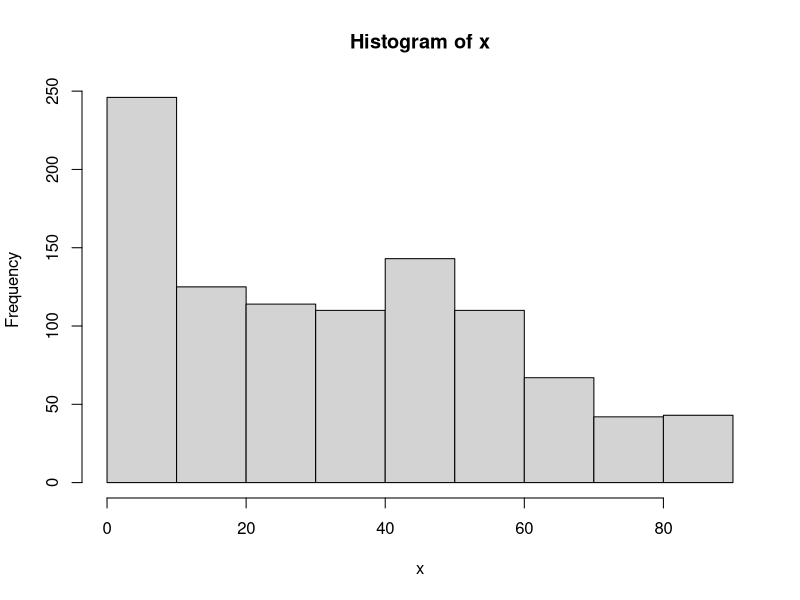
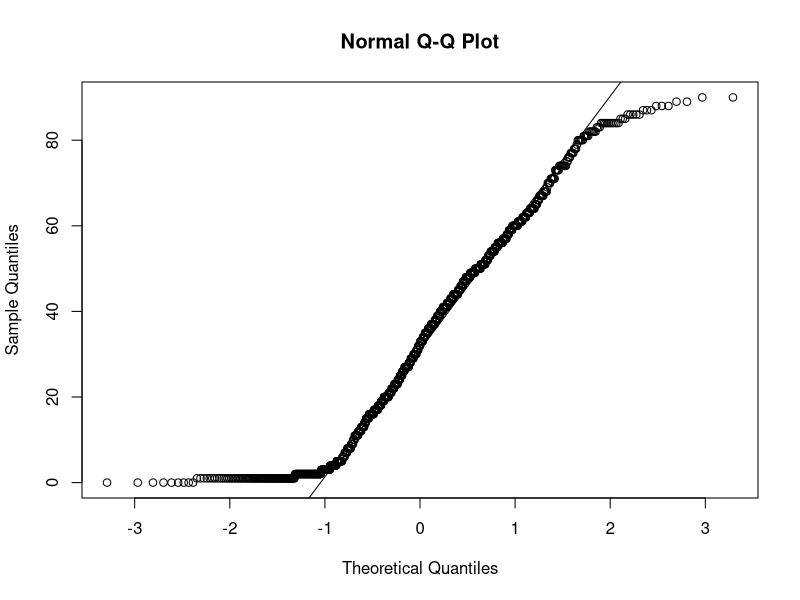
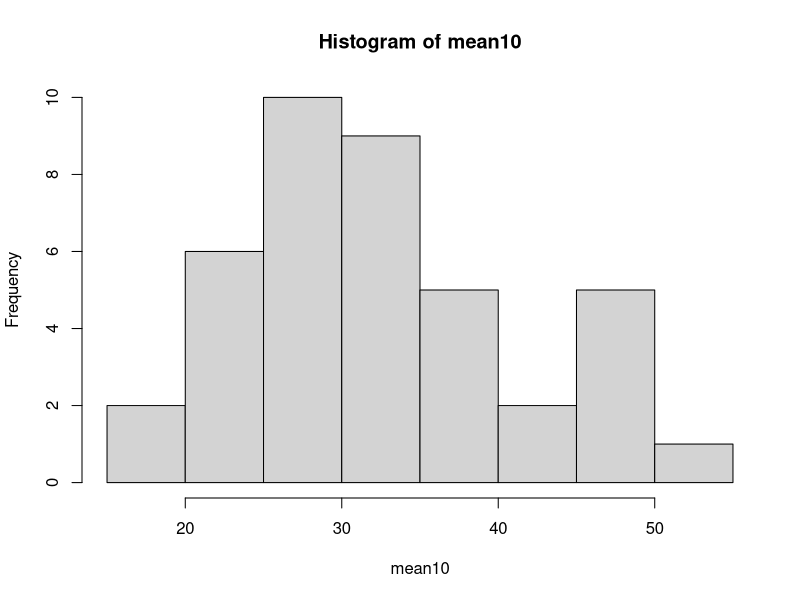
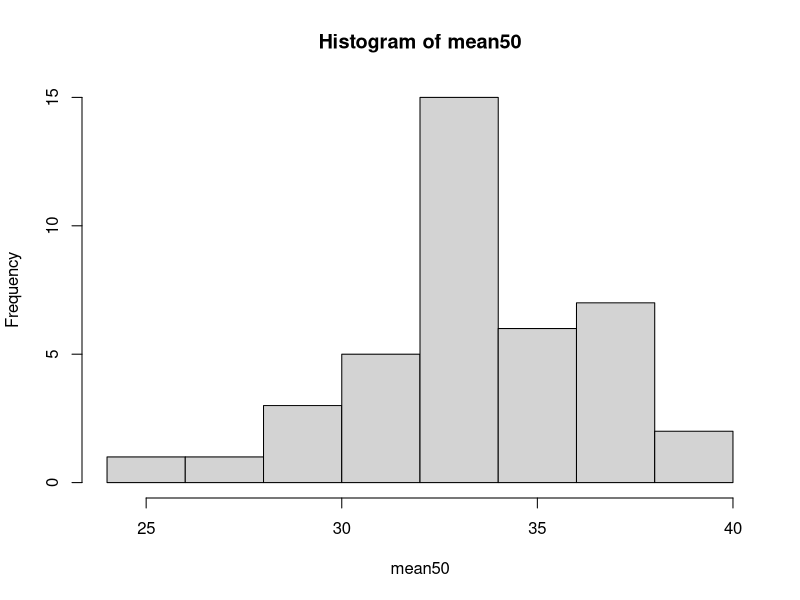
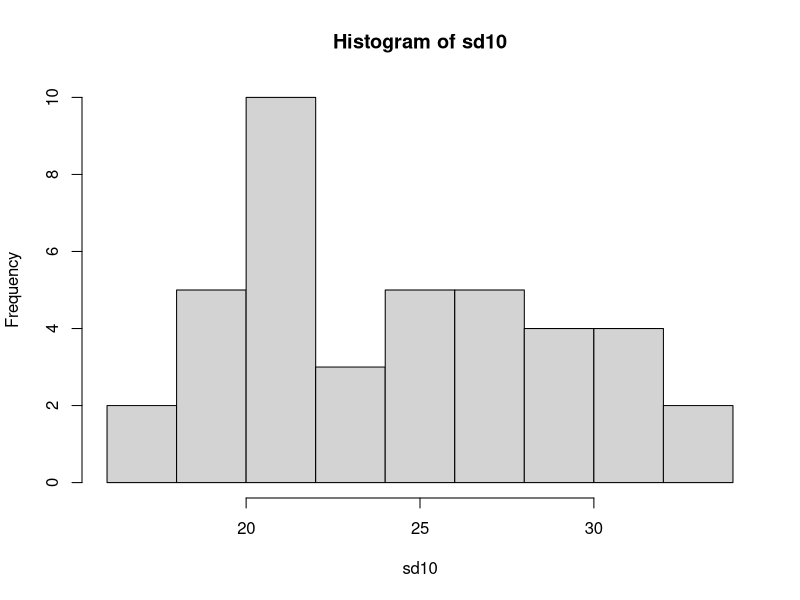
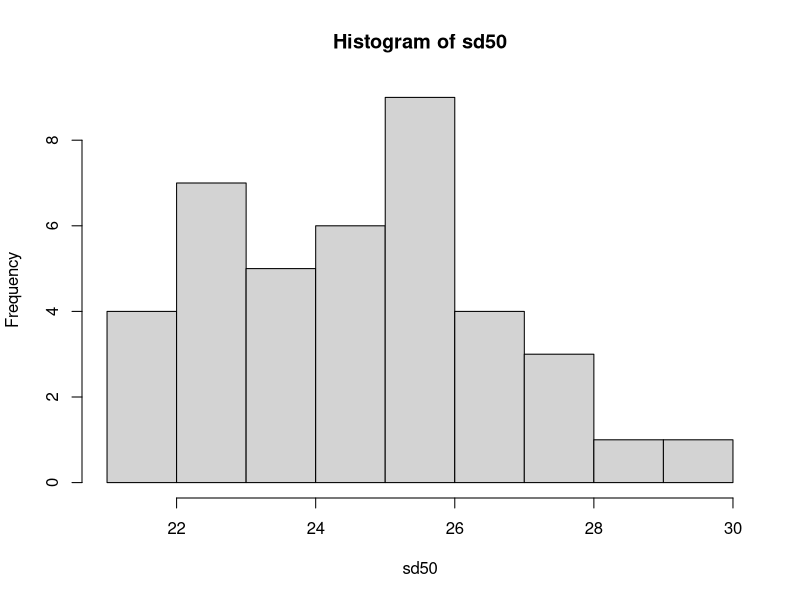
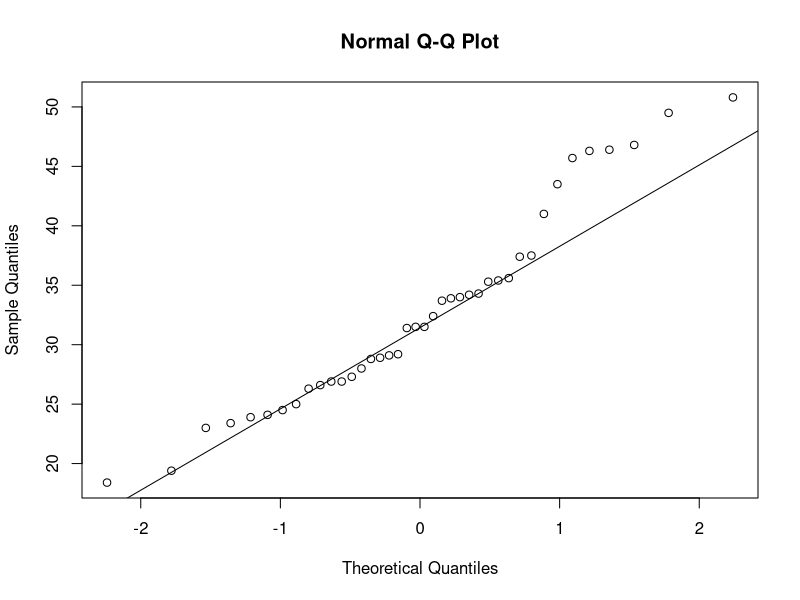
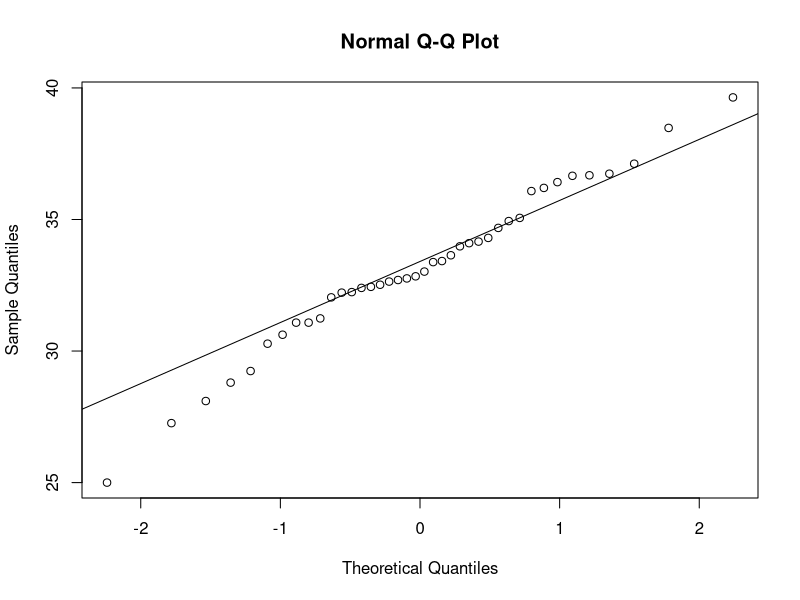

Reproduce these figures in R, in order.
# Elementary Statistics - STAT154
# Spring 2023 - Lab2
  # Duration 1000 data inputed as the x variable

    

x = c(27,2,22,37,52,50,3,54,32,41,4,6,2,56,67,16,3,71,36,2,2,17,7,0,1,68,67,4,4,70,38,64,1,21,60,29,1,2,74,14,5,88,7,64,43,4,31,16,55,16,15,30,30,15,13,6,54,5,56,27,19,57,59,49,2,40,38,55,37,20,5,44,2,20,11,68,1,5,29,36,50,55,30,73,19,56,16,70,1,47,1,49,2,64,61,44,2,34,15,39,24,13,1,73,0,21,9,14,61,26,40,8,33,6,19,48,1,40,1,30,1,54,21,67,64,49,5,27,45,11,20,3,1,20,66,55,34,50,5,1,42,26,37,56,20,4,17,5,7,33,55,2,21,7,20,3,1,41,27,2,8,51,52,36,27,27,44,19,36,54,1,57,29,12,48,1,51,36,41,31,16,22,8,1,51,12,11,16,48,1,48,56,27,59,1,54,51,21,40,3,1,12,27,3,3,78,10,8,16,2,31,0,5,33,23,17,3,42,2,9,39,2,4,20,50,49,27,4,32,16,62,63,52,61,50,60,3,20,19,62,42,52,1,44,1,28,75,11,1,2,48,45,12,64,59,22,32,2,48,19,25,54,12,1,37,34,2,29,62,23,32,1,52,37,23,31,1,48,51,35,49,88,50,31,11,54,84,1,71,65,74,1,16,16,60,33,24,38,47,33,1,2,81,39,77,50,38,8,50,17,37,47,27,52,2,29,12,63,35,49,9,20,37,44,4,6,23,36,41,26,21,50,7,2,33,61,50,31,27,48,1,58,41,41,10,4,17,17,36,61,2,47,43,2,3,59,42,8,40,45,2,4,74,3,22,23,12,45,1,2,18,21,2,19,50,2,36,50,32,3,32,1,16,20,27,1,45,47,21,24,10,41,49,58,16,1,15,38,87,39,50,2,74,1,49,30,1,67,2,31,49,44,43,21,28,1,32,19,66,34,1,17,17,31,8,17,3,51,42,17,9,1,20,15,4,30,5,34,51,46,35,1,8,0,1,3,8,15,29,23,1,52,3,63,41,28,28,42,0,20,23,68,37,59,56,49,13,12,39,26,30,51,18,40,42,19,37,5,41,38,5,7,1,5,30,24,1,44,43,20,1,4,35,64,1,11,42,56,60,15,20,27,2,50,40,5,26,43,4,81,2,9,15,24,1,49,46,56,60,48,1,1,22,3,56,1,3,41,82,17,11,1,57,2,48,13,60,1,3,22,47,1,54,1,2,80,74,2,64,4,1,6,67,54,46,22,40,21,30,43,15,11,2,1,36,81,33,2,33,50,53,2,40,16,28,18,1,57,29,1,14,0,45,19,1,5,2,17,2,13,33,25,14,48,25,35,49,44,3,23,24,2,23,2,86,64,19,53,90,13,3,48,35,73,64,34,1,39,39,34,76,28,0,36,4,23,56,48,17,1,37,56,29,57,71,1,41,74,25,41,1,13,8,84,29,51,22,63,52,37,18,34,62,25,13,36,58,48,2,28,51,18,30,35,1,20,35,16,27,43,18,20,65,62,25,81,47,1,49,13,14,53,51,25,25,2,22,4,47,2,4,1,4,23,58,47,13,29,1,39,76,60,2,35,2,84,15,38,49,40,44,1,66,22,20,9,33,2,7,17,3,12,30,16,43,40,1,57,48,23,1,0,1,82,1,18,15,49,11,26,6,38,37,18,18,24,42,2,45,83,17,54,16,28,69,26,35,41,27,50,24,30,67,44,1,11,1,45,42,1,67,1,84,37,39,42,44,44,11,60,2,14,2,44,62,61,10,27,49,11,51,73,0,13,57,38,51,2,66,33,44,2,2,55,36,39,53,42,16,8,1,32,18,1,27,29,58,18,23,1,61,1,44,2,3,1,70,1,26,46,10,25,1,16,18,5,37,1,7,20,24,60,54,40,50,35,83,1,44,55,80,54,65,81,38,50,57,51,46,89,68,77,53,3,5,56,25,86,41,80,60,46,62,77,84,57,62,73,63,60,55,41,63,80,76,62,5,37,56,63,87,74,56,70,47,56,84,43,22,49,74,12,71,43,74,60,48,77,63,67,41,61,1,60,70,52,68,44,59,71,86,85,53,23,75,85,61,60,45,84,84,8,26,46,20,46,73,89,82,71,79,53,64,42,80,82,57,87,6,88,44,37,27,78,61,84,21,65,49,29,80,84,39,82,35,74,83,46,54,59,71,78,82,86,2,43,61,51,90,51,2,45,58,68,9,59,50,35,57,65,55,53,85,43,84,34,59,86,47,41)
    
  # 1. Histogram of the Duration 1000 Data (notice distribution is skewed right)
  hist(x)

  # 2. Q-Q Plot of Duration 1000 Data(x) (notice distribution is not normal)
  qqnorm(x)
  qqline(x)
  
  # 3. Select 40 random samples of size 10 from x
  sample10 = replicate(40, sample(x, 10, replace = T))

  # 4. Select 40 random samples of size 50 from x
  sample50 = replicate(40, sample(x, 50, replace = T))
  
  # 5. Find the means and standard deviations of the samples recorded in Step 3 and Step 4 above
  mean10 = apply(sample10, MARGIN = 2, FUN = mean)
  mean10
  sd10 = apply(sample10, 2, sd)
  sd10
  mean50 = apply(sample50, 2, mean)
  mean50
  sd50 = apply(sample50, 2, sd)
  sd50
  
  # 6 Draw histogram and QQ-plots for both the variables obtained in step 5 (sample means and standard deviations)
  hist(mean10)
  hist(mean50)
  hist(sd10)
  hist(sd50)
  qqnorm(mean10)
  qqline(mean10)
  qqnorm(mean50)
  qqline(mean50)
  qqnorm(sd10)
  qqline(sd10)
  qqnorm(sd50)
  qqline(sd50)
  
  # 7. Compare the results (means and standard deviations) of step 1 and step 6 in the light of unbiasedness and consistancy
        # MU for the population
        mean(x)
        
        # SIGMA for the population
        sd(x)
        
        # MU X-BAR for n=10
        mean(mean10)
        
        # MU X-BAR for n=50
        mean(mean50)
        # Means are close to MU, hence X-BAR is an unbiased estimate
        
        # SIGMA for the population
        sd(x)
        
        sd(mean10)
        sd(mean50)
        # As n increases, standard deviation decreases, hence X-BAR is consistent in estimating SIGMA

# 8.Compare the histograms on Step 1 and Step 6 in the light of the Central Limit Theorem.
        # Histograms for X-BAR and s are more symmetric compared to the population

# 9. Compare the Q-Q plots on Step 2 and Step 6 in the light of the Central Limit Theorem.
        # Distributions for X-BAR and s are closer to Normal compared to the populations

        